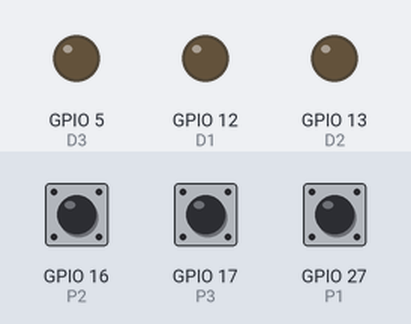
Bench run of a sketch on a simulated ESP32. On the bench: output pins drawn as LEDs (lit = HIGH). Inputs (shaded band) come from the test bench; at power-on: GPIO 17 (P3) HIGH, GPIO 16 (P2) HIGH, GPIO 27 (P1) HIGH. Pins used as bus, display or sensor lines are not drawn.

Above: at 1.2 s.
1.3 s: GPIO 17 (P3) pulled LOW for 0.15 s
At 2.5 s:
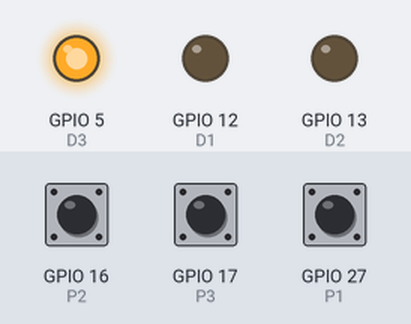
2.9 s: GPIO 16 (P2) pulled LOW for 0.15 s
At 3.8 s:
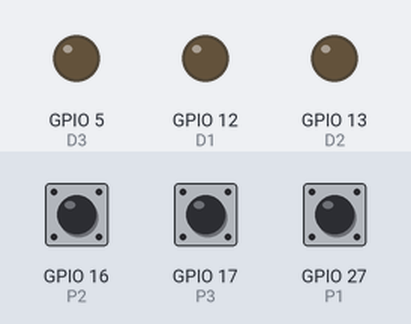
4.5 s: GPIO 27 (P1) pulled LOW for 0.15 s
At 5.0 s:
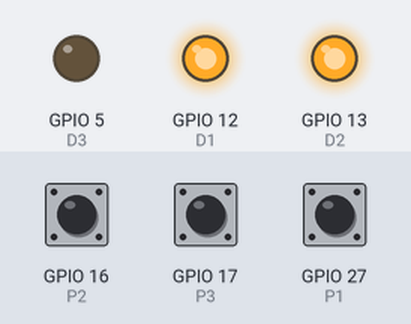
6.1 s: GPIO 16 (P2) pulled LOW for 1 s
At 7.4 s:
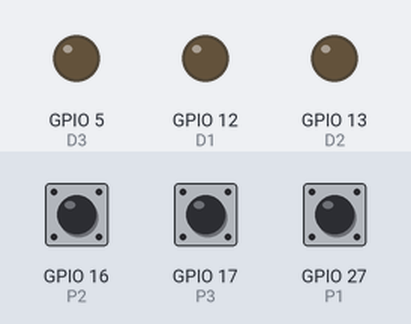
Timing chart, 0 to 9.1 s (numbered marks = the images above; inputs shaded):
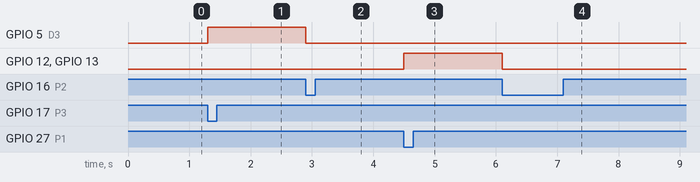

Measured:
- after the input at 1.3 s, GPIO 5 (D3): LOW → HIGH at once
- after the input at 2.9 s, GPIO 5 (D3): HIGH → LOW at once
- after the input at 4.5 s, GPIO 12 (D1), GPIO 13 (D2): LOW → HIGH at once
- after the input at 6.1 s, GPIO 12 (D1), GPIO 13 (D2): HIGH → LOW at once

The sketch:

D06_giromotor.ino
```cpp
//------------------------------------------------------------
// Programa: D06_giromotor.ino (ESP32 + BIOS Shield)
// Autor: Gabriel Bravo Eguren T31A (15-01-2025)
// Descripción: Realizar un programa que controle el sentido de giro de un motor controlado
//              por tres pulsadores P1=giro_IZDA, P2=Paro y P3=giroDCHA. Representar el estado del motor con
//              leds de la siguiente manera: Paro(todos OFF), IZDA(D1=D2=ON, resto OFF) y DCHA(D3=D4=ON, resto
//              OFF). Para ampliar: Evitar el cambio de giro sin pasar por paro.
//------------------------------------------------------------

#define P1 27
#define P2 16
#define P3 17

#define D1 12
#define D2 13
#define D3 5
#define D4 23

int status = 0;

void setup()
{
  pinMode(P1, INPUT_PULLUP);
  pinMode(P2, INPUT_PULLUP);
  pinMode(P3, INPUT_PULLUP);

  pinMode(D1, OUTPUT);
  pinMode(D2, OUTPUT);
  pinMode(D3, OUTPUT);
  pinMode(D4, OUTPUT);
}

void loop()
{
  if(!digitalRead(P2)) status = 0;
  if(!digitalRead(P1) && status == 0) status = -1;
  if(!digitalRead(P3) && status == 0) status = 1;

  if(status == 0)
  {
    digitalWrite(D1, 0);
    digitalWrite(D2, 0);
    digitalWrite(D3, 0);
    digitalWrite(D4, 0);
  }

  if(status == -1)
  {
    digitalWrite(D1, 1);
    digitalWrite(D2, 1);
    digitalWrite(D3, 0);
    digitalWrite(D4, 0);
  }

  if(status == 1)
  {
    digitalWrite(D1, 0);
    digitalWrite(D2, 0);
    digitalWrite(D3, 1);
    digitalWrite(D4, 1);
  }

}
```
